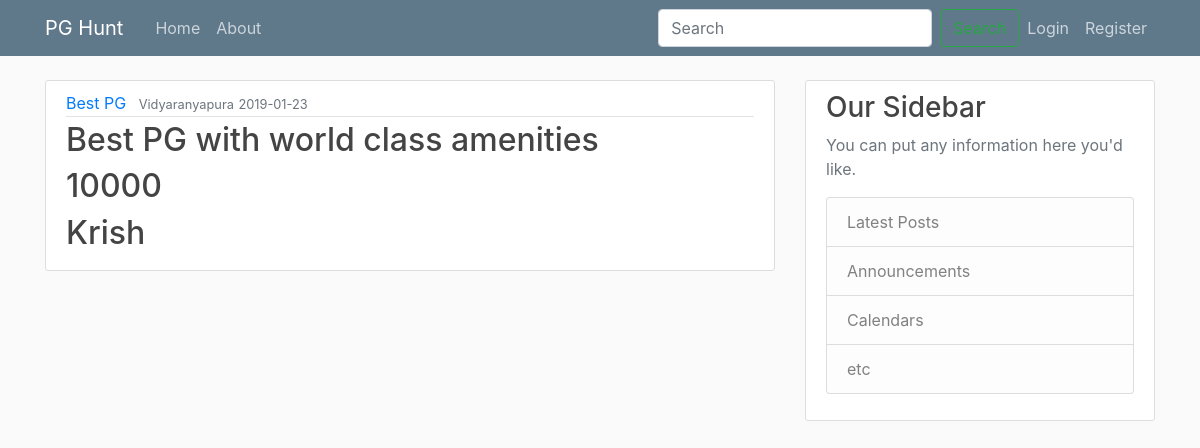
The app's page /pg/3 with its own data.
### flaskpg/models.py (models this page shows, shortened)
class PGInfo(db.Model):
    id = db.Column(db.Integer, primary_key=True)
    owner_id = db.Column(db.Integer, db.ForeignKey('user.id'), nullable=False)
    pg_name = db.Column(db.String(200), nullable=False)
    date_posted = db.Column(db.DateTime, nullable=False, default=datetime.utcnow)
    location_info = db.Column(db.String(200), nullable=False)
    body = db.Column(db.Text, nullable=False)
    price = db.Column(db.Integer, nullable=False)
    image_file = db.Column(db.String(20), nullable=False, default='default.jpg')
    pg = db.relationship('PGBooked', backref='pg', lazy=True)

class User(db.Model, UserMixin):
    id = db.Column(db.Integer, primary_key=True)
    username = db.Column(db.String(200), unique=True, nullable=False)
    email = db.Column(db.String(200), unique=True, nullable=False)
    password = db.Column(db.String(60), unique=True, nullable=False)
    phone = db.Column(db.Integer, nullable=True)
    user_role = db.Column(db.String(20), nullable=False)
    image_file = db.Column(db.String(20), nullable=False, default='default.jpg')
    pgs = db.relationship('PGInfo', backref='owner', lazy=True)
    bookedpgs = db.relationship('PGBooked', backref='customer', lazy=True)

### flaskpg/routes.py (the view)
@app.route("/pg/<int:pg_id>", methods=['GET', 'POST'])
def pg(pg_id):
    pg = PGInfo.query.get_or_404(pg_id)
    return render_template('pg.html', title=pg.pg_name, pg=pg)

### flaskpg/templates/pg.html (shortened to what this page needs)
{% extends "layout.html" %}
{% block content %}
        <article class="media content-section">
          <div class="media-body">
            <div class="article-metadata">
              <a class="mr-2" href="#">{{ pg.pg_name }}</a>
              <small class="text-muted">{{ pg.location_info }}</small>
              <small class="text-muted">{{ pg.date_posted.strftime('%Y-%m-%d') }}</small>
            </div>
            <h2>{{ pg.body }}</h2>
            <h2>{{ pg.price }}</h2>
            <h2>{{ pg.owner.username }}</h2>
          </div>
        </article>
{% endblock content %}

### flaskpg/static/main.css (style rules this page uses)
body { background: #fafafa; color: #333333; margin-top: 5rem; }
h1, h2, h3, h4, h5, h6 { color: #444444; }
.content-section { background: #ffffff; padding: 10px 20px; border: 1px solid #dddddd; border-radius: 3px; margin-bottom: 20px; }
.article-metadata { padding-bottom: 1px; margin-bottom: 4px; border-bottom: 1px solid #e3e3e3 }

### records on screen
PGInfo: pg_name "Best PG", location_info "Vidyaranyapura", date_posted "2019-01-23", body "Best PG with world class amenities", price "10000"
User: owner.username "Krish"
